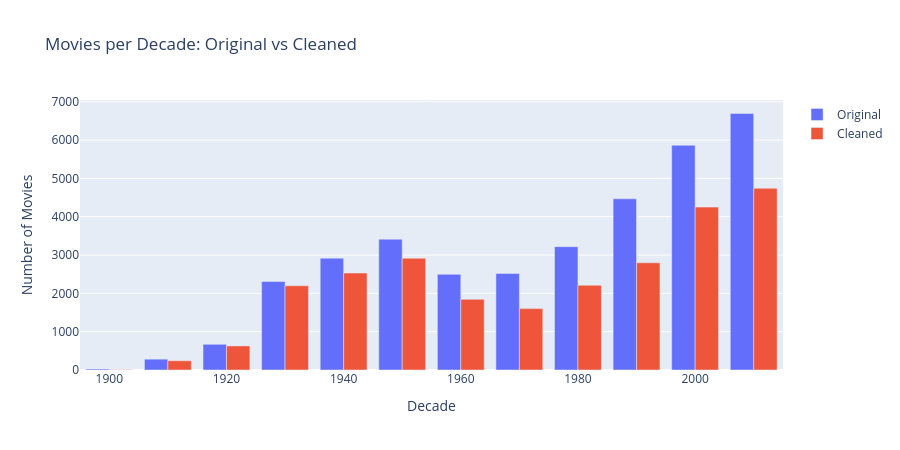

Notebook cell for this chart:
### Code cell
# Before vs after cleaning by decade
df["Decade"] = (df["Release Year"] // 10) * 10
df_raw["Decade"] = (df_raw["Release Year"] // 10) * 10

before = df_raw["Decade"].value_counts().sort_index()
after = df["Decade"].value_counts().sort_index()

comp = pd.DataFrame({"Original": before, "Cleaned": after}).fillna(0)
fig = go.Figure()
fig.add_trace(go.Bar(x=comp.index, y=comp["Original"], name="Original"))
fig.add_trace(go.Bar(x=comp.index, y=comp["Cleaned"], name="Cleaned"))
fig.update_layout(
    title="Movies per Decade: Original vs Cleaned", barmode="group",
    xaxis_title="Decade", yaxis_title="Number of Movies", height=450
)
fig.show()

### Figure 1 — Plotly figure (JSON) as saved in the notebook; plotly's stock layout.template omitted (floating-point values rounded to 4 significant figures)
{"data": [{"name": "Original", "type": "bar", "x": [1900, 1910, 1920, 1930, 1940, 1950, 1960, 1970, 1980, 1990, 2000, 2010], "y": [26, 283, 671, 2310, 2919, 3414, 2497, 2519, 3219, 4468, 5866, 6694]}, {"name": "Cleaned", "type": "bar", "x": [1900, 1910, 1920, 1930, 1940, 1950, 1960, 1970, 1980, 1990, 2000, 2010], "y": [9, 242, 628, 2198, 2531, 2917, 1844, 1602, 2212, 2798, 4251, 4744]}], "layout": {"barmode": "group", "height": 450, "title": {"text": "Movies per Decade: Original vs Cleaned"}, "xaxis": {"title": {"text": "Decade"}}, "yaxis": {"title": {"text": "Number of Movies"}}}}
